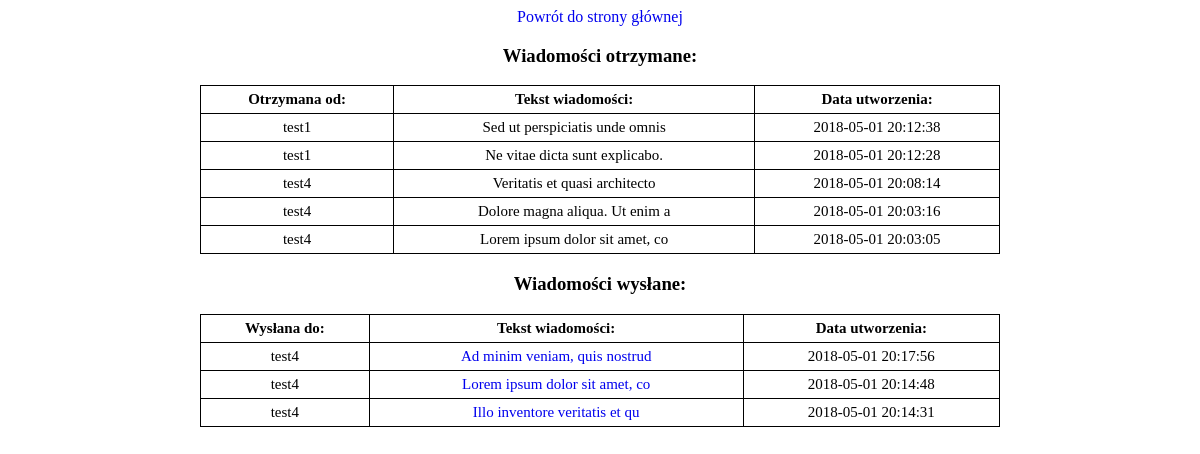
Screenshot of /messages.php (signed in) with the database file from the repository.
### tables this page shows
CREATE TABLE `Messages` (
  `id` int(11) NOT NULL AUTO_INCREMENT,
  `userIdSend` int(11) NOT NULL,
  `userIdGet` int(11) NOT NULL,
  `text` varchar(300) NOT NULL,
  `creationDate` datetime NOT NULL,
  `isRead` tinyint(1) NOT NULL DEFAULT '0',
  PRIMARY KEY (`id`),
  UNIQUE KEY `id_UNIQUE` (`id`),
  KEY `userIdSend` (`userIdSend`),
  KEY `userIdGet` (`userIdGet`),
  CONSTRAINT `Messages_ibfk_1` FOREIGN KEY (`userIdSend`) REFERENCES `Users` (`id`) ON DELETE CASCADE,
  CONSTRAINT `Messages_ibfk_2` FOREIGN KEY (`userIdGet`) REFERENCES `Users` (`id`) ON DELETE CASCADE
);

CREATE TABLE `Users` (
  `id` int(11) NOT NULL AUTO_INCREMENT,
  `email` varchar(255) NOT NULL,
  `username` varchar(255) NOT NULL,
  `hash_pass` varchar(60) NOT NULL,
  PRIMARY KEY (`id`),
  UNIQUE KEY `email` (`email`),
  UNIQUE KEY `email_UNIQUE` (`email`)
);

### src/DataBase.php (called while the page is built, shortened)
<?php
  class DataBase
  {
    static $username = 'root';
    static $password = 'coderslab';
    static $hostname = '127.0.0.1';
    static $database = 'twitter';
    static $conn = null;
    static public function connect()
    {
      try{
        $dataSourceName = 'mysql:host='.self::$hostname.';dbname='.self::$database;
        self::$conn = new PDO($dataSourceName, self::$username,self::$password);
        self::$conn->setAttribute(PDO::ATTR_ERRMODE, PDO::ERRMODE_EXCEPTION);
        return self::$conn;
      }catch(PDOException  $e){
        echo "Connection failed: " . $e->getMessage();
      }
    }
  }

### src/Messages.php (called while the page is built, shortened)
<?php
  require_once ("DataBase.php");
  class Messages
  {
    private $id;
    private $userIdSend;
    private $userIdGet;
    private $creationDate;
    private $text;
    private $isRead = 0;
    public function getId()
    {
      return $this->id;
    }
    public function getUserIdSend()
    {
      return $this->userIdSend;
    }
    public function getUserIdGet()
    {
      return $this->userIdGet;
    }
    public function getCreationDate()
    {
      return $this->creationDate;
    }
    public function getText()
    {
      return $this->text;
    }
    public function getIsRead()
    {
      return $this->isRead;
    }
    public function __construct()
    {
      $this->id = -1;
      $this->isRead = 0;
      $this->userIdSend = "";
      $this->userIdGet = "";
      $this->creationDate = "";
      $this->text = "";
    }
    static public function loadSendMessagesById(PDO $conn, $userIdSend)
    {
      $ret = [];
      $sql = "SELECT * FROM Messages WHERE userIdSend=:userIdSend ORDER BY id DESC";
      $stmt = $conn->prepare($sql);
      $result = $stmt->execute(['userIdSend' => $userIdSend]);
      if ($result !== false && $stmt->rowCount() != 0 ){
        foreach ($stmt as $row){
          $loadedMessage= new Messages();
          $loadedMessage->id = $row['id'];
          $loadedMessage->userIdSend = $row['userIdSend'];
          $loadedMessage->userIdGet = $row['userIdGet'];
          $loadedMessage->text = $row['text'];
          $loadedMessage->creationDate = $row['creationDate'];
          $ret [] = $loadedMessage;
        }
      }
      return $ret;
    }
    static public function loadGetMessagesById(PDO $conn, $userIdGet)
    {
      $ret = [];
      $sql = "SELECT * FROM Messages WHERE userIdGet=:userIdGet ORDER BY id DESC";
      $stmt = $conn->prepare($sql);
      $result = $stmt->execute(['userIdGet' => $userIdGet]);
      if ($result !== false && $stmt->rowCount() != 0 ){
        foreach ($stmt as $row){
          $loadedMessage= new Messages();
          $loadedMessage->id = $row['id'];
          $loadedMessage->userIdSend = $row['userIdSend'];
          $loadedMessage->userIdGet = $row['userIdGet'];
          $loadedMessage->text = $row['text'];
          $loadedMessage->creationDate = $row['creationDate'];
          $loadedMessage->isRead = $row['isRead'];
          $ret [] = $loadedMessage;
        }
      }
      return $ret;
    }
  }

### src/Users.php (called while the page is built, shortened)
<?php
  require_once('DataBase.php');
  class User
  {
    private $username;
    public function __construct() {
      $this->username =	"";
    }
    public function getUsername()
    {
      return $this->username;
    }
    static public function loadUserById(PDO	$conn, $id)
    {
      $stmt	= $conn->prepare('SELECT * FROM Users	WHERE id=:id');
      $result =	$stmt->execute(['id' =>	$id]);
      if ($result === true && $stmt->rowCount()	> 0) {
        $row = $stmt->fetch(PDO::FETCH_ASSOC);
        $loadedUser	= new User();
        $loadedUser->id	= $row['id'];
        $loadedUser->username =	$row['username'];
        $loadedUser->hashPass =	$row['hash_pass'];
        $loadedUser->email = $row['email'];
        return $loadedUser;
      }
      return null;
    }
  }

### public/messages.php (the view, shortened to what this page needs)
<?php
    require_once("../src/Messages.php");
    require_once("../src/Users.php");
    require_once("../src/DataBase.php");
    if(!(isset($_SESSION['userId']))){
        header("Location: signin.php");
    }else{
        $id = $_SESSION['userId'];
    }
?>
<!DOCTYPE html>
<html lang="pl">
<head>
    <link rel="stylesheet" href="../src/css/style.css">
</head>
<body>
    <a href="index.php">Powrót do strony głównej</a>
    <h3>Wiadomości otrzymane:</h3>
    <table>
        <tr>
            <th>Otrzymana od:</th>
            <th>Tekst wiadomości:</th>
            <th>Data utworzenia:</th>
        </tr>
<?php
     $messagesGet  = Messages::loadGetMessagesById(DataBase::connect(), $id);
     foreach($messagesGet as $message){
          $user = User::loadUserById(DataBase::connect(), $message->getUserIdSend());
          $userName = $user->getUsername();
         $class = $message->getIsRead() == false ?  'bold' : 'normal';
         $messageId = $message->getId();
         $textOfMessage = substr($message->getText(), 0, 30);
          echo "<tr>";
          echo "<td>".$userName."</td>";
          echo "<td><a class='{$class}' href='oneMessage.php?id=$messageId' >".$textOfMessage."</a></td>";
          echo "<td>".$message->getCreationDate()."</td>";
          echo "</tr>";
  }
?>
    </table>
    <h3>Wiadomości wysłane:</h3>
    <table>
        <tr>
            <th>Wysłana do:</th>
            <th>Tekst wiadomości:</th>
            <th>Data utworzenia:</th>
        </tr>
<?php
        $messagesSend  = Messages::loadSendMessagesById(DataBase::connect(), $id);
    foreach($messagesSend as $message){
        $user = User::loadUserById(DataBase::connect(), $message->getUserIdGet());
        $userIdWhoGetMessage = $user->getUsername();
        $messageIdSend = $message->getId();
        $textOfMessage = substr($message->getText(), 0, 30);
        echo "<tr>";
        echo "<td>".$userIdWhoGetMessage."</td>";
        echo "<td><a href='oneMessage.php?id=$messageIdSend' >".$textOfMessage."</td>";
        echo "<td>".$message->getCreationDate()."</td>";
        echo "</tr>";
    }
?>
  </table>
</body>
</html>

### src/css/style.css (style rules this page uses)
body { text-align: center; }
table { width: 800px; margin-left: auto; margin-right: auto; font-size: 15px; border-collapse: collapse; }
td, th, tr { border: 1px solid black; padding: 5px; }
a:link { text-decoration: none; }
.normal { color:black; font-weight:400; }

### rows the page displays
messages: userIdSend.username "test1", text "Sed ut perspiciatis unde omnis", creationDate "2018-05-01 20:12:38"
messages: userIdSend.username "test1", text "Ne vitae dicta sunt explicabo.", creationDate "2018-05-01 20:12:28"
messages: userIdSend.username "test4", text "Veritatis et quasi architecto", creationDate "2018-05-01 20:08:14"
messages: userIdSend.username "test4", text "Dolore magna aliqua. Ut enim a", creationDate "2018-05-01 20:03:16"
messages: userIdSend.username "test4", text "Lorem ipsum dolor sit amet, co", creationDate "2018-05-01 20:03:05"
messages: userIdGet.username "test4", text "Ad minim veniam, quis nostrud", creationDate "2018-05-01 20:17:56"
messages: userIdGet.username "test4", text "Lorem ipsum dolor sit amet, co", creationDate "2018-05-01 20:14:48"
messages: userIdGet.username "test4", text "Illo inventore veritatis et qu", creationDate "2018-05-01 20:14:31"
